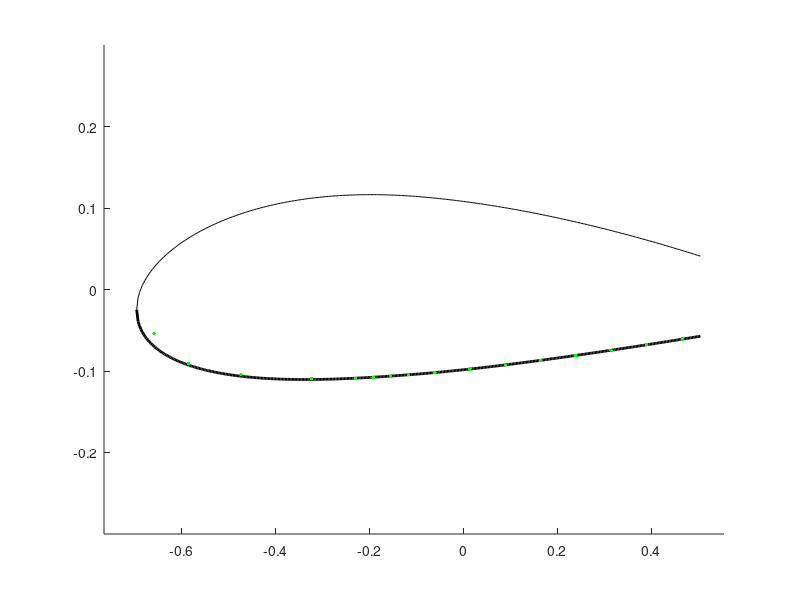

MATLAB code to generate this figure: (Note: this script raises an error after producing the figure.)
function [x_c, y_c, Ixx, Iyy, Ixy, skin, spar, str, caps, x_quarterchord] = build_airfoil()


clear all;
%% 2415 Airfoil 
m = 0.02;               % 
p = 0.4;                % max camber
t = 0.15;               % max thickness 
c = 1.5;                % chord length
nx = 500;               % number of increments
dx = c/nx;  
x = 0:dx:c;             % even spacing

%% Structural elements (arbitrary inputs for now)
skin.t = 0.001;                               % thickness of skin
spar.t = 0.025;                               % thickness of spar
str.A_upp = 5E-6;                            % area of each upper stringer
str.A_low = 5E-6;                            % area of each lower stringer
caps.A = 1E-5;                                % area of spar caps
spar.x = x(175);                                                      % choose x location of spar
str.x_upp = [x(1), x(50), x(150), x(200), x(250),x(300), x(350)];     % choose x locations of upper stringers
str.x_low = [x(1), x(50), x(150), x(200), x(250),x(300), x(350)];     % choose x locations of lower stringers

%% Create Airfoil from equation
yc = zeros(1,nx+1);
yt = zeros(1,nx+1);
yU0 = zeros(1,nx+1);
yL0 = zeros(1,nx+1);
theta = zeros(1,nx+1);
xb = p*c;
i_xb = xb/dx + 1;  

% NACA equation source: http://www.aerospaceweb.org/question/airfoils/q0041.shtml    
for i = 1:nx+1
    yt(i) = 5*t*c*(0.2969*sqrt(x(i)/c) - 0.1260*(x(i)/c) - 0.3516*(x(i)/c)^2 + 0.2843*(x(i)/c)^3 - 0.1015*(x(i)/c)^4);
    if i <= i_xb
        yc(i) = m*x(i)/p^2*(2*p - x(i)/c);
        theta(i) = atan(2*m/p^2*(p - x(i)/c));
    else
        yc(i) = m*(c - x(i))/(1-p)^2*(1 + x(i)/c - 2*p);
        theta(i) = atan(2*m/(1-p)^2*(p-x(i)/c));
    end
    yU0(i) = yc(i) + yt(i)*cos(theta(i));
    yL0(i) = yc(i) - yt(i)*cos(theta(i));
end

% The last 20% of the chord length of the airfoil was neglected under the assumption that
% this section contained flaps and ailerons, and would therefore not support aerodynamic loads.
i_xend = round(0.8*c/dx)+1;
x = x(1:i_xend);
yU = yU0(1:i_xend);
yL = yL0(1:i_xend);

%% Spars
spar.x = [spar.x,x(end)];                    % x location of spar
spar.n = length(spar.x);                     % number of spars
spar.i = round(spar.x./dx)+1;                % index of spars  
spar.h = yU(spar.i) - yL(spar.i);            % height of spar
spar.Cy = (yU(spar.i) + yL(spar.i))/2;       % y centroid of spar  
spar.A = spar.t*spar.h;                      % area of spar
spar.y_upp = yU(spar.i);
spar.y_low = yL(spar.i);

%% Stringers
str.n_upp = length(str.x_upp);                            % number of upper stringers
str.i_upp = round(str.x_upp./dx)+1;                       % indices of upper stringers
str.n_low = length(str.x_low);                            % number of lower stringers
str.i_low = round(str.x_low./dx)+1;                       % indices of lower stringers
str.y_upp = yU(str.i_upp);
str.y_low = yL(str.i_low);

%% Nodes (based on TA's definition: node = skin and spar cap)
node.x_upp = [str.x_upp,spar.x];            % x location of upper stringers and spars
node.x_upp = sort(node.x_upp);              % sort ascending
% skin should be broken into smaller elements for higher accuracy of calculation
% break one skin element into two by adding one more node in between
skin.x_upp = zeros(1,2*length(node.x_upp)-1);
for i = 1:length(node.x_upp)-1
    skin.x_upp(2*i-1) = node.x_upp(i);
    skin.x_upp(2*i) = (node.x_upp(i) + node.x_upp(i+1))/2;
end
skin.x_upp(end) = node.x_upp(end);

skin.i_upp = round(skin.x_upp/dx)+1;       % indices of skins
skin.n_upp = length(skin.x_upp)-1;         % number of upper skins
skin.l_upp = zeros(1,skin.n_upp);          % length of upper skins
skin.A_upp = zeros(1,skin.n_upp);          % area of upper skins
skin.Cx_upp = zeros(1,skin.n_upp);         % x centroid of upper skins
skin.Cy_upp = zeros(1,skin.n_upp);         % y centroid of upper skins

for i = 1:skin.n_upp
    skin.l_upp(i) = sqrt((yU(skin.i_upp(i+1)) - yU(skin.i_upp(i)))^2 + (skin.x_upp(i+1) - skin.x_upp(i))^2);  
    skin.A_upp(i) = skin.t*skin.l_upp(i);
    skin.Cx_upp(i) = (skin.x_upp(i+1) + skin.x_upp(i))/2;
    skin.Cy_upp(i) = (yU(skin.i_upp(i+1)) + yU(skin.i_upp(i)))/2;
end

% lower nodes
node.x_low = [str.x_low,spar.x];
node.x_low = sort(node.x_low);

skin.x_low = zeros(1,2*length(node.x_low)-1);
for i = 1:length(node.x_low)-1
    skin.x_low(2*i-1) = node.x_low(i);
    skin.x_low(2*i) = (node.x_low(i) + node.x_low(i+1))/2;
end
skin.x_low(end) = node.x_low(end);

skin.i_low = round(skin.x_low/dx)+1;
skin.n_low = length(skin.x_low)-1;
skin.l_low = zeros(1,skin.n_low);
skin.A_low = zeros(1,skin.n_low);
skin.Cx_low = zeros(1,skin.n_low);
skin.Cy_low = zeros(1,skin.n_low);

for i = 1:skin.n_low
    skin.l_low(i) = sqrt((yL(skin.i_low(i+1)) - yL(skin.i_low(i)))^2 + (skin.x_low(i+1) - skin.x_low(i))^2);
    skin.A_low(i) = skin.t*skin.l_low(i);
    skin.Cx_low(i) = (skin.x_low(i+1) + skin.x_low(i))/2;
    skin.Cy_low(i) = (yL(skin.i_low(i+1)) + yL(skin.i_low(i)))/2;
end

%% Spar Caps
caps.x = spar.x;
caps.n = 2*length(caps.x);
caps.y_upp = yU(spar.i);
caps.y_low = yL(spar.i);
caps.i = round(caps.x/dx)+1;
% Centroids of caps are at the x and y locations: caps.Cy = caps.C,

%% Centroid of the overall wing section
% initial value
Cx_sum = 2*(sum(caps.x.*caps.A)) + sum(str.x_upp.*str.A_upp) + sum(str.x_low.*str.A_low) + sum(spar.x.*spar.A) ...
         + sum(skin.Cx_low.*skin.A_low) + sum(skin.Cx_upp.*skin.A_upp);
Cy_sum = sum(caps.y_low.*caps.A) + sum(caps.y_upp.*caps.A) + sum(yU(str.i_upp).*str.A_upp) + sum(yL(str.i_low).*str.A_low) ... 
         + sum(spar.Cy.*spar.A) + sum(skin.Cy_low.*skin.A_low) + sum(skin.Cy_upp.*skin.A_upp);
A_sum = caps.A*caps.n + str.A_upp*str.n_upp + str.A_low*str.n_low + sum(spar.A) + sum(skin.A_low) + sum(skin.A_upp);

Cx = Cx_sum/A_sum;
Cy = Cy_sum/A_sum;

%% Leading Edge Origin Plot
% figure
% plot(x,yU,'k',x,yL,'k','Linewidth',2);
% ylim([-0.3 0.3])
% hold on
% xlim([0,c]);
% plot(str.x_upp,yU(str.i_upp),'or',str.x_low,yL(str.i_low),'or','markersize',5);
% % plot([x(1),x(1)],[yU(i(1)),yL(i(1))],'b',[x(end),x(end)],[yU(end),yL(end)],'b','Linewidth',3);
% rectangle('Position',[x(spar.i(1))-spar.t/2, yL(spar.i(1)), spar.t, yU(spar.i(1))-yL(spar.i(1))]);
% rectangle('Position',[x(spar.i(2))-spar.t/2, yL(spar.i(2)), spar.t, yU(spar.i(2))-yL(spar.i(2))]);
% plot(spar.x,yU(spar.i),'sg',spar.x,yL(spar.i),'sg','markersize',7);
% % plot([x(end),x(end)],[yU(end),yL(end)]);
% scatter(Cx,Cy,'m*')
% ylabel('y (m)')
% xlabel('x (m)')
% grid on

%% Area moments of inertia
for i = 1:length(spar.x)
    spar.Ixx(i) = (spar.t*spar.h(i)^3)/12 + spar.A(i)*(spar.Cy(i) - Cy)^2;
    spar.Iyy(i) = (spar.h(i)*spar.t^3)/12 + spar.A(i)*(spar.x(i) - Cx)^2;
    spar.Ixy(i) = spar.A(i)*(spar.Cy(i) - Cy)*(spar.x(i) - Cx);
end

for i = 1:skin.n_upp
    skin.Ixx_upp(i) = skin.A_upp(i)*(skin.Cy_upp(i) - Cy)^2;
    skin.Iyy_upp(i) = skin.A_upp(i)*(skin.Cx_upp(i) - Cx)^2;
    skin.Ixy_upp(i) = skin.A_upp(i)*(skin.Cy_upp(i) - Cy)*(skin.Cx_upp(i) - Cx);
end

for i = 1:skin.n_low
    skin.Ixx_low(i) = skin.A_low(i)*(skin.Cy_low(i) - Cy)^2;
    skin.Iyy_low(i) = skin.A_low(i)*(skin.Cx_low(i) - Cx)^2;
    skin.Ixy_low(i) = skin.A_low(i)*(skin.Cy_low(i) - Cy)*(skin.Cx_low(i) - Cx);
end

for i = 1:str.n_upp
    str.Ixx_upp(i) = str.A_upp*(yU(str.i_upp(i)) - Cy)^2;
    str.Iyy_upp(i) = str.A_upp*(str.x_upp(i) - Cx)^2;
    str.Ixy_upp(i) = str.A_upp*(yU(str.i_upp(i)) - Cy)*(str.x_upp(i) - Cx);
end

for i = 1:str.n_low
    str.Ixx_low(i) = str.A_low*(yL(str.i_low(i)) - Cy)^2;
    str.Iyy_low(i) = str.A_low*(str.x_low(i) - Cx)^2;
    str.Ixy_low(i) = str.A_low*(yL(str.i_low(i)) - Cy)*(str.x_low(i) - Cx);
end

for i = 1:length(caps.x)
    caps.Ixx_upp(i) = caps.A*(caps.y_upp(i) - Cy)^2;
    caps.Iyy_upp(i) = caps.A*(caps.x(i) - Cx)^2;
    caps.Ixy_upp(i) = caps.A*(caps.y_upp(i) - Cy)*(caps.x(i) - Cx);
end

for i = 1:length(caps.x)
    caps.Ixx_low(i) = caps.A*(caps.y_low(i) - Cy)^2;
    caps.Iyy_low(i) = caps.A*(caps.x(i) - Cx)^2;
    caps.Ixy_low(i) = caps.A*(caps.y_low(i) - Cy)*(caps.x(i) - Cx);
end

Ixx = sum(spar.Ixx)+sum(skin.Ixx_upp)+sum(skin.Ixx_low)+sum(str.Ixx_upp)+sum(str.Ixx_low)+sum(caps.Ixx_low);
Iyy = sum(spar.Iyy)+sum(skin.Iyy_upp)+sum(skin.Iyy_low)+sum(str.Iyy_upp)+sum(str.Iyy_low)+sum(caps.Iyy_low);
Ixy = sum(spar.Ixy)+sum(skin.Ixy_upp)+sum(skin.Ixy_low)+sum(str.Ixy_upp)+sum(str.Ixy_low)+sum(caps.Ixy_low);


%%%%%%%%%%%%%%%%%%%%%%%%%%%%%%%%%%%%%%%%%%%%%%%%%%%%%%%%%%%%%%%%%%%%%%%%
%% BELOW CALCULATIONS ARE COORDINATE TRANSFORMATIONS FOR JARED's CODE %%
%%%%%%%%%%%%%%%%%%%%%%%%%%%%%%%%%%%%%%%%%%%%%%%%%%%%%%%%%%%%%%%%%%%%%%%%

%% Shift coordinate system to centroid-centered frame
% x's
spar.x_c = spar.x - Cx;
skin.x_upp_c = skin.Cx_upp - Cx;
skin.x_low_c = skin.Cx_low - Cx;
str.x_upp_c = str.x_upp - Cx;
str.x_low_c = str.x_low - Cx;
caps.x_upp_c = caps.x - Cx;
caps.x_low_c = caps.x - Cx;

% y's (Cy's are y's for point-components)
skin.y_upp_c = skin.Cy_upp - Cy;
skin.y_low_c = skin.Cy_low - Cy;
str.y_upp_c = str.y_upp - Cy;
str.y_low_c = str.y_low - Cy;
caps.y_upp_c = caps.y_upp - Cy;
caps.y_low_c = caps.y_low - Cy;

%% Make CCW coordinate system for shear flow
x_CCW = zeros(1,length(x));
yU_CCW = zeros(1,length(x));
yL_CCW = zeros(1,length(x));

for i = 1:length(x)
    x_CCW(i) = x(end - i + 1);
    yU_CCW(i) = yU(end - i + 1);
    yL_CCW(i) = yL(end - i + 1);
end
y_CCW = [yU_CCW yL_CCW(end:-1:1)];         
x_CCW = [x_CCW x(1:end)];

spar.i_CCW = length(x) - spar.i + 1;
spar.i_CCW = sort([spar.i_CCW, (length(x) + spar.i - 1)]); 
skin.i_CCW = length(x) - skin.i_upp + 1;
skin.i_CCW = sort([skin.i_CCW, (length(x) + skin.i_low - 1)]);
str.i_CCW = length(x) - str.i_upp + 1;
str.i_CCW = sort([str.i_CCW, (length(x) + str.i_low - 1)]);
caps.i_CCW = spar.i_CCW;

x_c = x_CCW - Cx;
y_c = y_CCW - Cy;

x_quarterchord = c/4 - Cx;


%% Centroid-centered plot
figure
hold on
plot(x-Cx,yU-Cy,'k',x-Cx,yL-Cy,'k','Linewidth',2);
ylim([-0.3 0.3])
xlim([1.1*(-Cx),1.1*(x(end)-Cx)]);
p.skin_upp = plot(skin.x_low_c, skin.y_low_c, 'g.', 'markersize',8);
p.skin_low = plot(skin.x_upp_c, skin.y_upp_c, 'g.','markersize',8);
p.str_upp  = plot(str.x_upp_c, str.y_upp_c, 'or', 'markersize',5);
p.str_low  = plot(str.x_low_c, str.y_low_c, 'or', 'markersize',5);
p.spar1    = plot(spar.x_c(1), 0.5*(spar.y_upp(1) + spar.y_low(1)) - Cy, 'bx', 'markersize', 8);
p.spar2    = plot(spar.x_c(2), 0.5*(spar.y_upp(2) + spar.y_low(2)) - Cy, 'bx', 'markersize', 8);
p.caps_upp = plot(caps.x_upp_c, caps.y_upp_c, 'sm', 'markersize', 10);
p.caps_low = plot(caps.x_low_c, caps.y_low_c, 'sm', 'markersize', 10);
rectangle('Position',[x(spar.i(1))-spar.t/2-Cx, yL(spar.i(1))-Cy, spar.t, yU(spar.i(1))-yL(spar.i(1))]);
rectangle('Position',[x(spar.i(2))-spar.t/2-Cx, yL(spar.i(2))-Cy, spar.t, yU(spar.i(2))-yL(spar.i(2))]);
p.centroid = plot(0,0,'r*', 'markersize', 10);
legend([p.centroid, p.skin_upp, p.str_upp, p.spar1, p.caps_upp],'Overall Centroid', 'Skin', 'Stringer', 'Spar', 'Spar Cap');
ylabel('y (m)')
xlabel('x (m)')
grid on

disp('build_airfoil complete');
